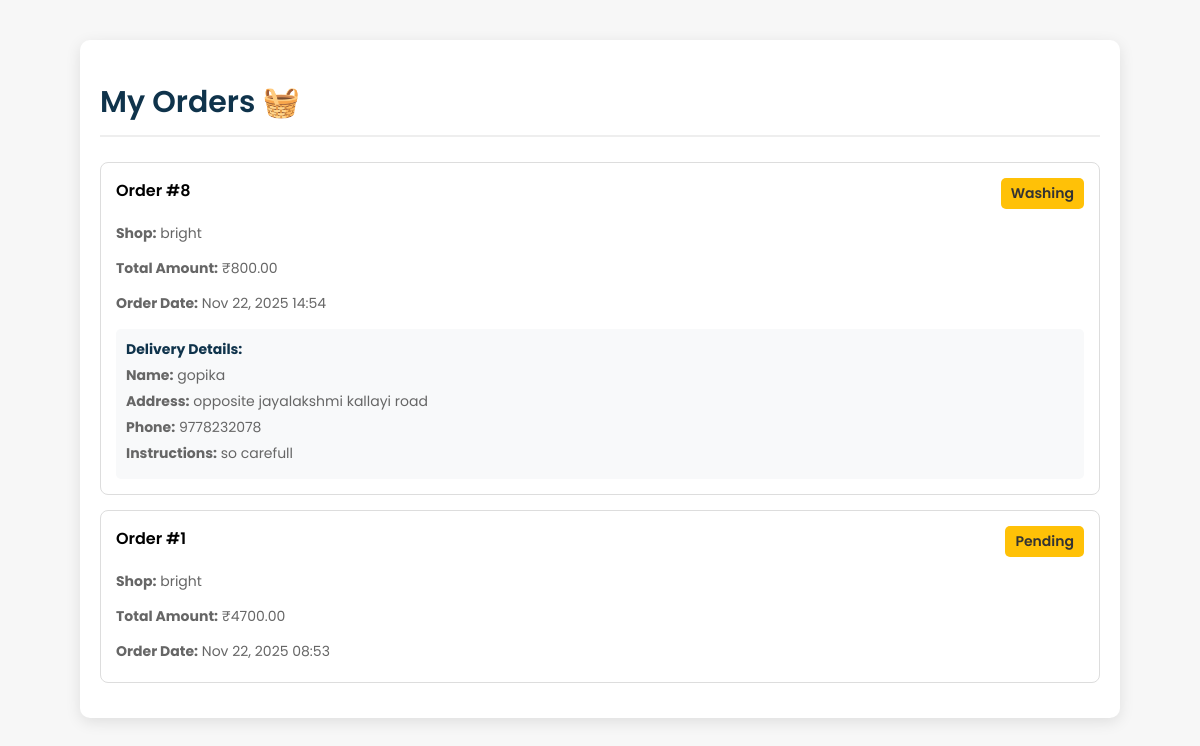
/orders/ (signed in), run on an earlier commit of the app's database.
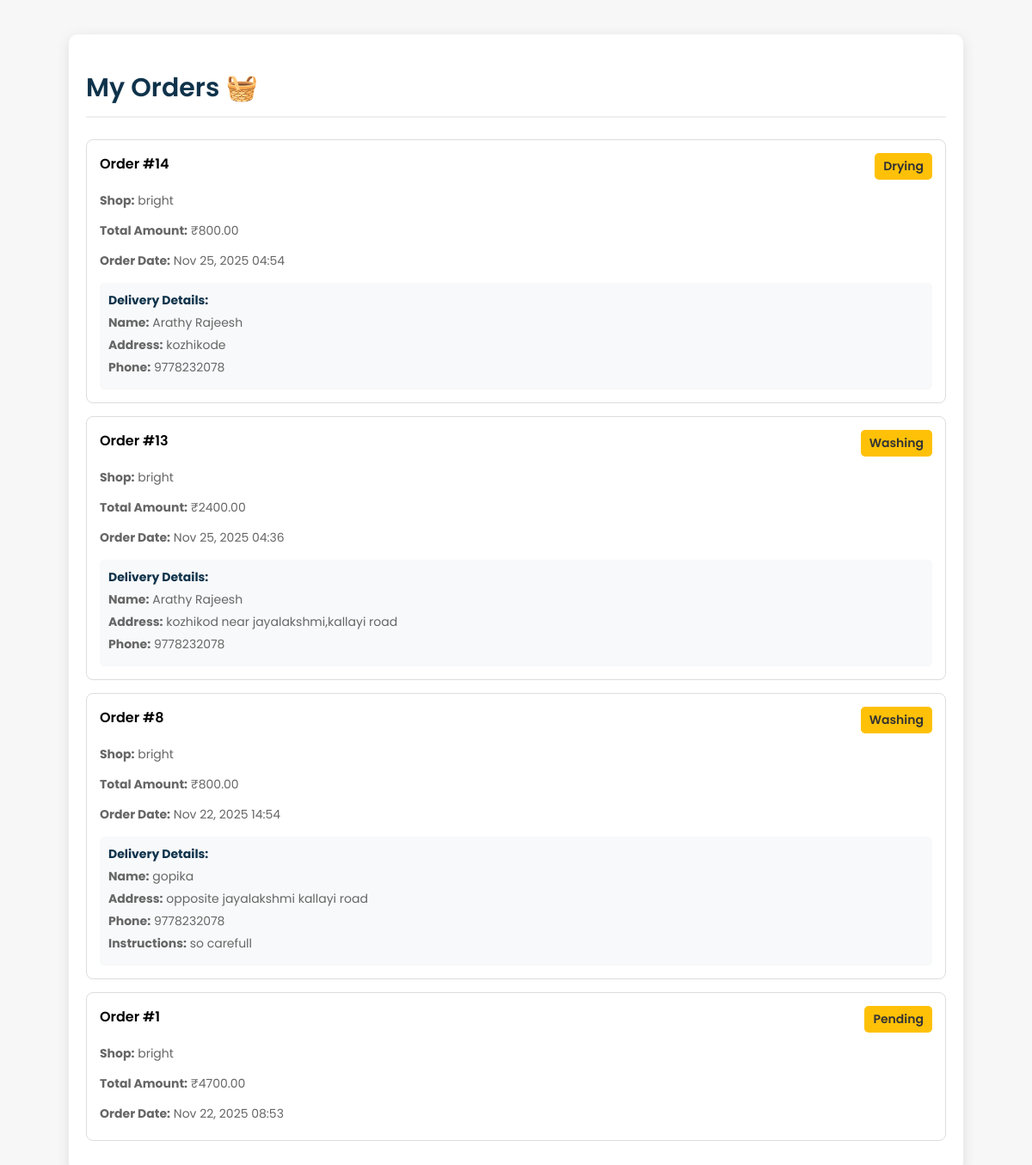
And on a later commit of the database.
### shop/models.py (models this page shows, shortened)
class Order(models.Model):
    STATUS_CHOICES = (
        ("Pending", "Pending"),
        ("Washing", "Washing"),
        ("Drying", "Drying"),
        ("Ironing", "Ironing"),
        ("Ready", "Ready for Pickup"),
        ("Completed", "Completed"),
    )
    user = models.ForeignKey(User, on_delete=models.CASCADE)
    shop = models.ForeignKey(LaundryShop, on_delete=models.SET_NULL, null=True)
    branch = models.ForeignKey('Branch', on_delete=models.SET_NULL, null=True, blank=True)
    cloth_status = models.CharField(max_length=20, choices=STATUS_CHOICES, default="Pending")
    amount = models.DecimalField(max_digits=10, decimal_places=2, default=0)
    created_at = models.DateTimeField(auto_now_add=True)
    delivery_name = models.CharField(max_length=255, blank=True, null=True)
    delivery_address = models.TextField(blank=True, null=True)
    delivery_phone = models.CharField(max_length=20, blank=True, null=True)
    special_instructions = models.TextField(blank=True, null=True)
    pickup_date = models.DateTimeField(blank=True, null=True)
    delivery_date = models.DateTimeField(blank=True, null=True)

class LaundryShop(models.Model):
    name = models.CharField(max_length=100, unique=True)
    email = models.EmailField(unique=True)
    password = models.CharField(max_length=128)
    address = models.TextField()
    city = models.CharField(max_length=100, blank=True, null=True)
    latitude = models.CharField(max_length=100, blank=True, null=True)
    longitude = models.CharField(max_length=100, blank=True, null=True)
    is_open = models.BooleanField(default=True)
    is_approved = models.BooleanField(default=False)
    phone = models.CharField(max_length=15)
    image = models.ImageField(upload_to="shops/", blank=True, null=True)
    created_at = models.DateTimeField(auto_now_add=True)

### shop/views.py (the view)
# urls.py: path("orders/", views.my_orders, name="orders"),
@login_required
def my_orders(request):
    user_orders = Order.objects.filter(user=request.user).order_by('-created_at')
    return render(request, 'orders.html', {'orders': user_orders})

### shop/templates/orders.html (shortened to what this page needs)
{% load static %}
<!DOCTYPE html>
<html lang="en">
<head>
</head>
<body>
    <div class="page-container">
        <h1 class="page-header">My Orders 🧺</h1>
        {% if orders %}
            {% for order in orders %}
            <div class="order-card">
                <div class="order-header">
                    <span>Order #{{ order.id }}</span>
                    <span class="order-status
                        {% if order.cloth_status == 'Pending' %}status-processing
                        {% elif order.cloth_status == 'Completed' %}status-delivered
                        {% else %}status-processing{% endif %}">
                        {{ order.get_cloth_status_display }}
                    </span>
                </div>
                <div class="order-details">
                    <p><strong>Shop:</strong> {{ order.shop.name }}</p>
                    <p><strong>Total Amount:</strong> ₹{{ order.amount }}</p>
                    <p><strong>Order Date:</strong> {{ order.created_at|date:"M d, Y H:i" }}</p>
                    {% if order.delivery_name %}
                    <div style="margin-top: 15px; padding: 10px; background: #f8f9fa; border-radius: 5px;">
                        <p style="margin: 0; font-weight: bold; color: #0f334bff;">Delivery Details:</p>
                        <p style="margin: 5px 0;"><strong>Name:</strong> {{ order.delivery_name }}</p>
                        {% if order.delivery_address %}
                        <p style="margin: 5px 0;"><strong>Address:</strong> {{ order.delivery_address }}</p>
                        {% endif %}
                        {% if order.delivery_phone %}
                        <p style="margin: 5px 0;"><strong>Phone:</strong> {{ order.delivery_phone }}</p>
                        {% endif %}
                        {% if order.special_instructions %}
                        <p style="margin: 5px 0;"><strong>Instructions:</strong> {{ order.special_instructions }}</p>
                        {% endif %}
                    </div>
                    {% endif %}
                </div>
            </div>
            {% endfor %}
        {% else %}
            <div class="order-card">
                <div class="order-details">
                    <p style="text-align: center; color: #666;">No orders found. <a href="{% url 'dashboard' %}" style="color: #0f334bff;">Start shopping</a></p>
                </div>
            </div>
        {% endif %}
    </div>
</body>
</html>

### shop/templates/orders.html (style rules this page uses)
body { background: #f7f7f7; font-family: "Poppins", sans-serif; }
.page-container { max-width: 1000px; margin: 40px auto; padding: 20px; background: white; border-radius: 10px; box-shadow: 0 4px 15px rgba(0, 0, 0, 0.1); }
.page-header { font-size: 30px; font-weight: 600; color: #0f334bff; margin-bottom: 25px; border-bottom: 2px solid #eee; padding-bottom: 10px; }
.order-card { background: #fff; border: 1px solid #ddd; border-radius: 8px; margin-bottom: 15px; padding: 15px; }
.order-header { display: flex; justify-content: space-between; font-weight: 600; margin-bottom: 10px; }
.order-status { font-size: 14px; padding: 5px 10px; border-radius: 5px; }
.status-processing { background: #ffc107; color: #333; }
.order-details p { font-size: 14px; color: #666; margin-bottom: 5px; }

What changed in the data, as far as the page shows it:
added Order: id "14", cloth_status "Drying", shop.name "bright", amount "800.00", created_at "Nov 25, 2025 04:54", delivery_name "Arathy Rajeesh", delivery_address "kozhikode", delivery_phone "9778232078"
added Order: id "13", cloth_status "Washing", shop.name "bright", amount "2400.00", created_at "Nov 25, 2025 04:36", delivery_name "Arathy Rajeesh", delivery_address "kozhikod near jayalakshmi,kallayi road", delivery_phone "9778232078"
